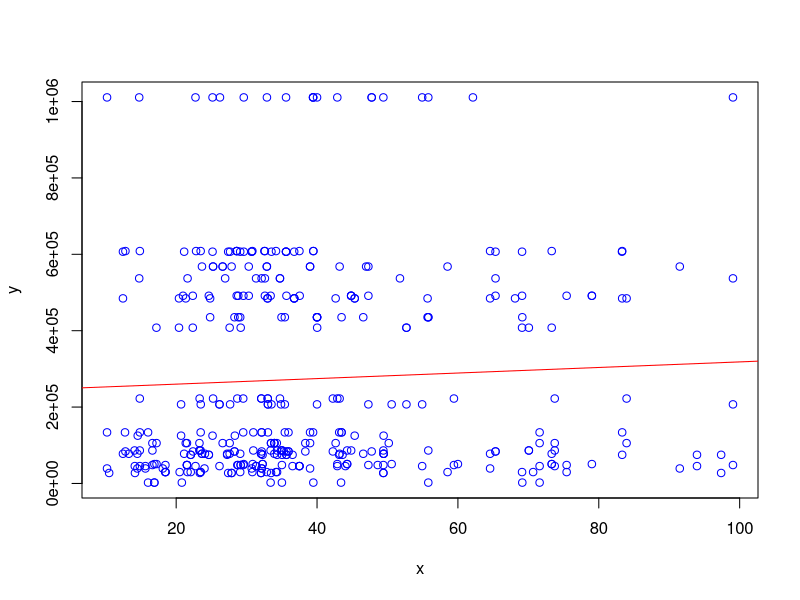
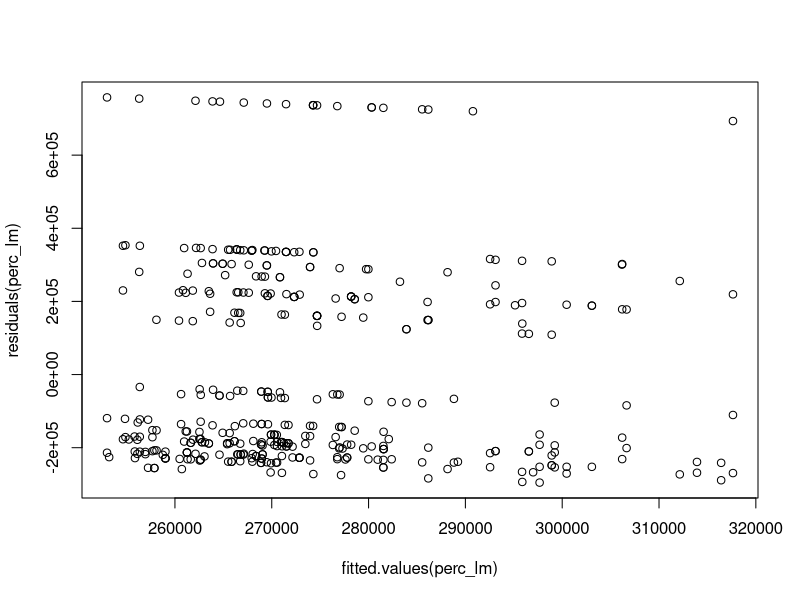

R code for these plots, in order: (Note: this script raises an error after producing the figures.)
Perchlorate_Data <- read.table('Week1_Perchlorate_Data.csv', header=T, sep=',')
head(Perchlorate_Data)

x <- Perchlorate_Data$T4_Hormone_Level
y <- Perchlorate_Data$Testes_Area

perc_lm <- lm(y ~ x)
summary (perc_lm)

plot(y ~ x, col = "blue")
abline(perc_lm, col = "red")

head (residuals(perc_lm))
x <- residuals(perc_lm)
print(x)

plot ( residuals(perc_lm) ~ fitted.values(perc_lm))
plot ( residuals(perc_lm) ~ fitted.values(x))